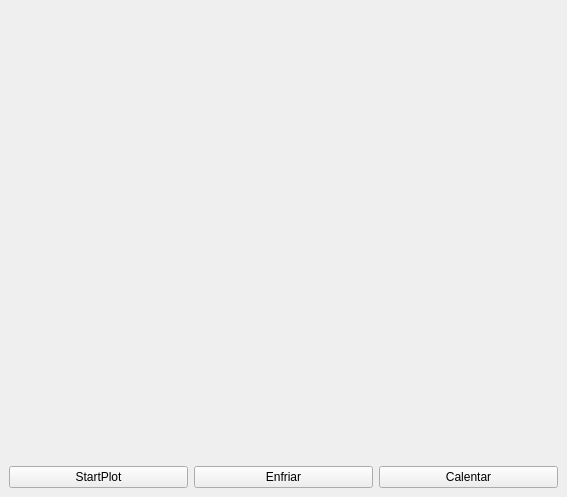
<?xml version="1.0" encoding="UTF-8"?>
<ui version="4.0">
 <class>GpMainWindow</class>
 <widget class="QMainWindow" name="GpMainWindow">
  <property name="geometry">
   <rect>
    <x>0</x>
    <y>0</y>
    <width>567</width>
    <height>497</height>
   </rect>
  </property>
  <property name="windowTitle">
   <string>Graph Plotter</string>
  </property>
  <widget class="QWidget" name="Gpcentralwidget">
   <layout class="QVBoxLayout" name="verticalLayout">
    <item>
     <widget class="MplWidget" name="Mpl" native="true">
      <property name="sizePolicy">
       <sizepolicy hsizetype="Expanding" vsizetype="Expanding">
        <horstretch>0</horstretch>
        <verstretch>0</verstretch>
       </sizepolicy>
      </property>
     </widget>
    </item>
    <item>
     <layout class="QGridLayout" name="GpgridLayout">
      <item row="0" column="1">
       <widget class="QPushButton" name="pushButton">
        <property name="text">
         <string>Enfriar</string>
        </property>
       </widget>
      </item>
      <item row="0" column="0">
       <widget class="QPushButton" name="GppushButton">
        <property name="text">
         <string>StartPlot</string>
        </property>
       </widget>
      </item>
      <item row="0" column="2">
       <widget class="QPushButton" name="pushButton_2">
        <property name="text">
         <string>Calentar</string>
        </property>
       </widget>
      </item>
     </layout>
    </item>
   </layout>
  </widget>
 </widget>
 <customwidgets>
  <customwidget>
   <class>MplWidget</class>
   <extends>QWidget</extends>
   <header>mplwidget.h</header>
   <container>1</container>
  </customwidget>
 </customwidgets>
 <resources/>
 <connections>
  <connection>
   <sender>GppushButton</sender>
   <signal>clicked()</signal>
   <receiver>GpMainWindow</receiver>
   <slot>slot1()</slot>
   <hints>
    <hint type="sourcelabel">
     <x>118</x>
     <y>472</y>
    </hint>
    <hint type="destinationlabel">
     <x>169</x>
     <y>492</y>
    </hint>
   </hints>
  </connection>
  <connection>
   <sender>pushButton</sender>
   <signal>clicked()</signal>
   <receiver>GpMainWindow</receiver>
   <slot>slot1()</slot>
   <hints>
    <hint type="sourcelabel">
     <x>305</x>
     <y>468</y>
    </hint>
    <hint type="destinationlabel">
     <x>375</x>
     <y>494</y>
    </hint>
   </hints>
  </connection>
  <connection>
   <sender>pushButton_2</sender>
   <signal>clicked()</signal>
   <receiver>GpMainWindow</receiver>
   <slot>slot1()</slot>
   <hints>
    <hint type="sourcelabel">
     <x>529</x>
     <y>472</y>
    </hint>
    <hint type="destinationlabel">
     <x>539</x>
     <y>495</y>
    </hint>
   </hints>
  </connection>
 </connections>
 <slots>
  <slot>slot1()</slot>
 </slots>
</ui>
